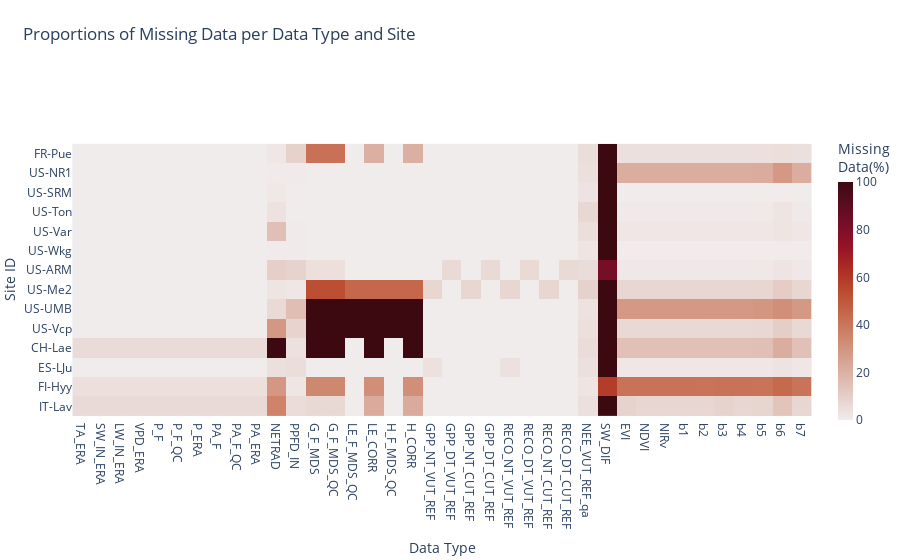

Notebook code cell kept with this figure:
### Code cell
fig = px.imshow(plot_df,
                color_continuous_scale = 'amp',
                text_auto=False,
                title= "Proportions of Missing Data per Data Type and Site",
                labels=dict(x="Data Type", y="Site ID",
                            color="Missing<br>Data(%)"),
               )
fig.update(data=[{'hovertemplate': '%{y} (%{x})<br>Missing: %{z}%'}])
fig.update_layout(
    margin={"r":0,"t":0,"l":0,"b":0},
    title={'y':0.95,'x':0.025},
    coloraxis_colorbar=dict(
        title_font_size = 14,
        tickfont_size = 12,
        lenmode="pixels", len=300,
        thicknessmode="pixels", thickness=15
    )
)

fig.show()

### Figure 1 — Plotly figure (JSON) as saved in the notebook; plotly's stock layout.template omitted (floating-point values rounded to 4 significant figures; data arrays with more than 128 entries replaced by an {"elided": "..."} marker saying what was removed)
{"data": [{"coloraxis": "coloraxis", "hovertemplate": "%{y} (%{x})<br>Missing: %{z}%", "name": "0", "type": "heatmap", "x": ["TA_ERA", "SW_IN_ERA", "LW_IN_ERA", "VPD_ERA", "P_F", "P_F_QC", "P_ERA", "PA_F", "PA_F_QC", "PA_ERA", "NETRAD", "PPFD_IN", "G_F_MDS", "G_F_MDS_QC", "LE_F_MDS_QC", "LE_CORR", "H_F_MDS_QC", "H_CORR", "GPP_NT_VUT_REF", "GPP_DT_VUT_REF", "GPP_NT_CUT_REF", "GPP_DT_CUT_REF", "RECO_NT_VUT_REF", "RECO_DT_VUT_REF", "RECO_NT_CUT_REF", "RECO_DT_CUT_REF", "NEE_VUT_REF_qa", "SW_DIF", "EVI", "NDVI", "NIRv", "b1", "b2", "b3", "b4", "b5", "b6", "b7"], "xaxis": "x", "y": ["FR-Pue", "US-NR1", "US-SRM", "US-Ton", "US-Var", "US-Wkg", "US-ARM", "US-Me2", "US-UMB", "US-Vcp", "CH-Lae", "ES-LJu", "FI-Hyy", "IT-Lav"], "yaxis": "y", "z": {"elided": "14x38 float values"}}], "layout": {"coloraxis": {"colorbar": {"len": 300, "lenmode": "pixels", "thickness": 15, "thicknessmode": "pixels", "tickfont": {"size": 12}, "title": {"font": {"size": 14}, "text": "Missing<br>Data(%)"}}, "colorscale": [[0, "rgb(241, 236, 236)"], [0.09091, "rgb(230, 209, 203)"], [0.1818, "rgb(221, 182, 170)"], [0.2727, "rgb(213, 156, 137)"], [0.3636, "rgb(205, 129, 103)"], [0.4545, "rgb(196, 102, 73)"], [0.5455, "rgb(186, 74, 47)"], [0.6364, "rgb(172, 44, 36)"], [0.7273, "rgb(149, 19, 39)"], [0.8182, "rgb(120, 14, 40)"], [0.9091, "rgb(89, 13, 31)"], [1, "rgb(60, 9, 17)"]]}, "margin": {"b": 0, "l": 0, "r": 0, "t": 0}, "title": {"text": "Proportions of Missing Data per Data Type and Site", "x": 0.025, "y": 0.95}, "xaxis": {"anchor": "y", "constrain": "domain", "domain": [0, 1], "scaleanchor": "y", "title": {"text": "Data Type"}}, "yaxis": {"anchor": "x", "autorange": "reversed", "constrain": "domain", "domain": [0, 1], "title": {"text": "Site ID"}}}}
